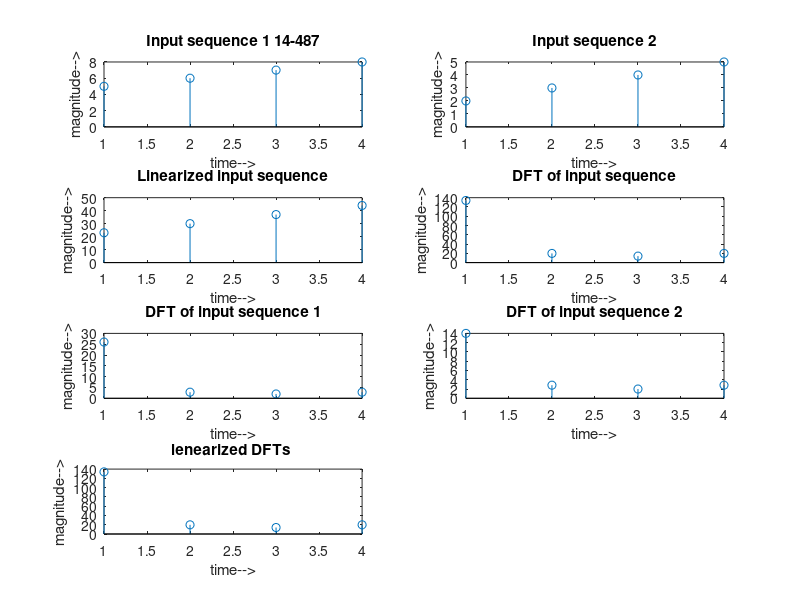

Source code (MATLAB):
clc; clear all; close all;
x1 = [5 6 7 8]; %input('enter input sequence 1: ');
x2 = [2 3 4 5]; %input('enter input sequence 2: ');
N = length(x1);
a1 = 3;
a2 = 4;
x = a1.*x1 + a2.*x2;
xk = zeros(1,N);
for k = 0:1:N-1
    for n = 0:1:N-1
        xk(k+1) = xk(k+1) + x(n+1) *exp((-j*2*pi*n*k)/N);
    end
end
xk1 = zeros(1,N);
for k = 0:1:N-1
    for n = 0:1:N-1
        xk1(k+1) = xk1(k+1) + x1(n+1) * exp((-j*2*pi*n*k)/N);
    end
end
xk2 = zeros(1,N);
for k = 0:1:N-1
    for n = 0:1:N-1
        xk2(k+1) = xk2(k+1) + x2(n+1) * exp((-j*2*pi*n*k)/N);
    end
end
z = a1.*xk1 + a2.*xk2;
p = abs(z);
q = abs(xk);
disp(p);
disp(q);
if (ceil(p) == ceil(q))
    disp('Linearity property satisfied');
else 
    disp('Linearity property not satisfied');
end
subplot(4,2,1);stem(x1);xlabel('time-->');ylabel('magnitude-->');
title('Input sequence 1 14-487')
subplot(4,2,2);stem(x2);xlabel('time-->');ylabel('magnitude-->');
title('Input sequence 2')
subplot(4,2,3);stem(x);xlabel('time-->');ylabel('magnitude-->');
title('Linearized input sequence');
subplot(4,2,4);stem(abs(xk));xlabel('time-->');ylabel('magnitude-->');
title('DFT of input sequence');
subplot(4,2,5);stem(abs(xk1));xlabel('time-->');ylabel('magnitude-->');
title('DFT of input sequence 1');
subplot(4,2,6);stem(abs(xk2));xlabel('time-->');ylabel('magnitude-->');
title('DFT of input sequence 2');
subplot(4,2,7);stem(abs(z));xlabel('time-->');ylabel('magnitude-->');
title('lenearized DFTs ');







        